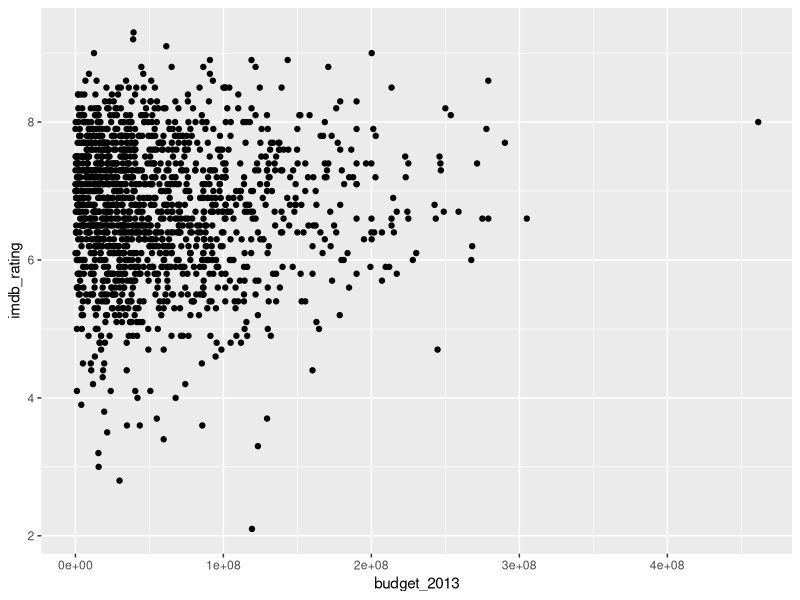
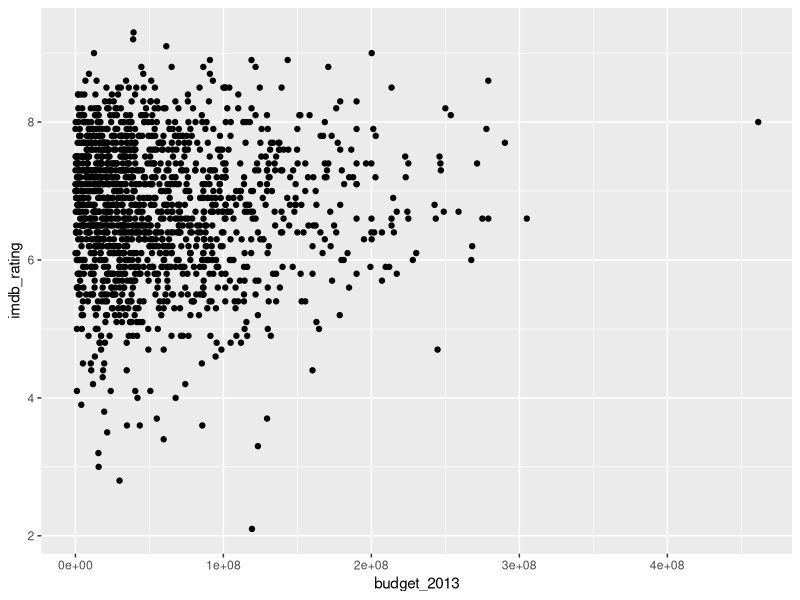
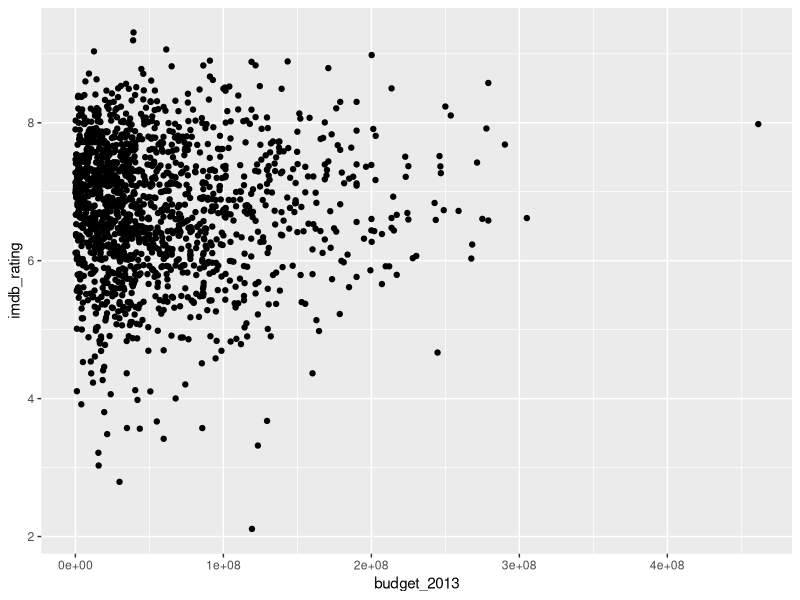
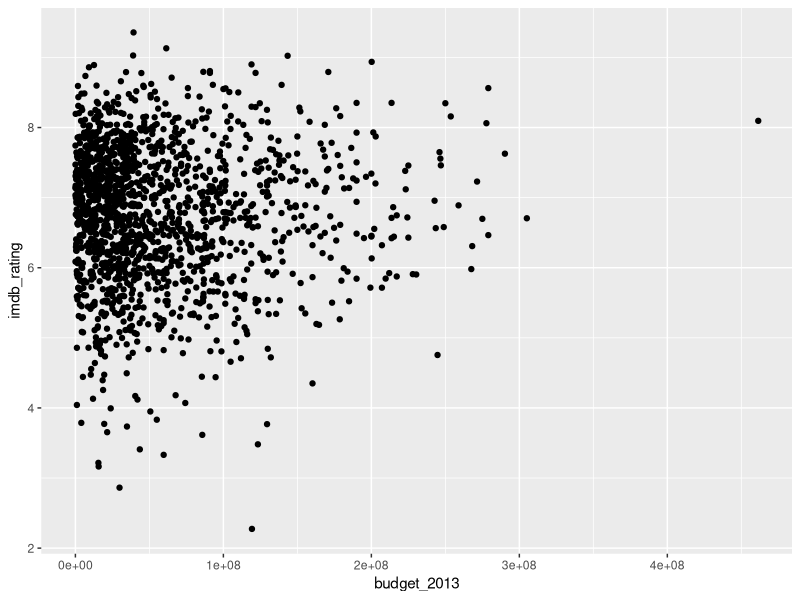
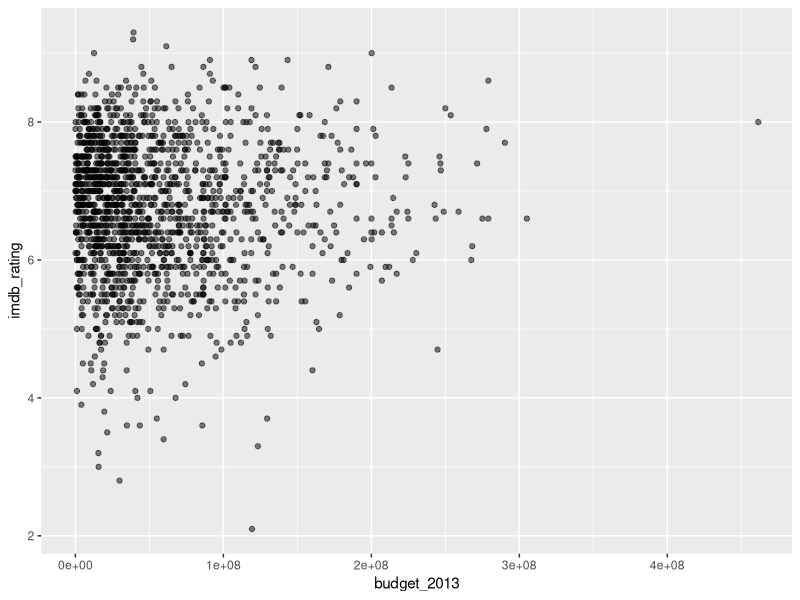
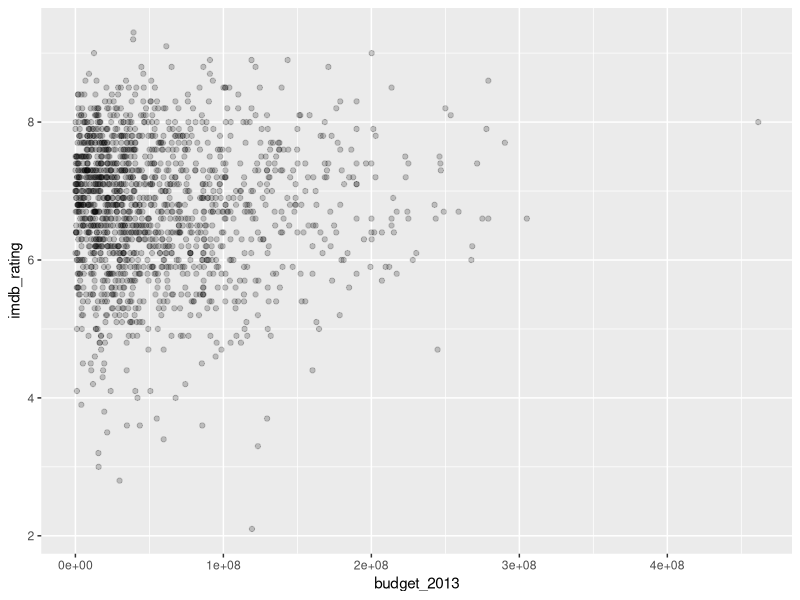
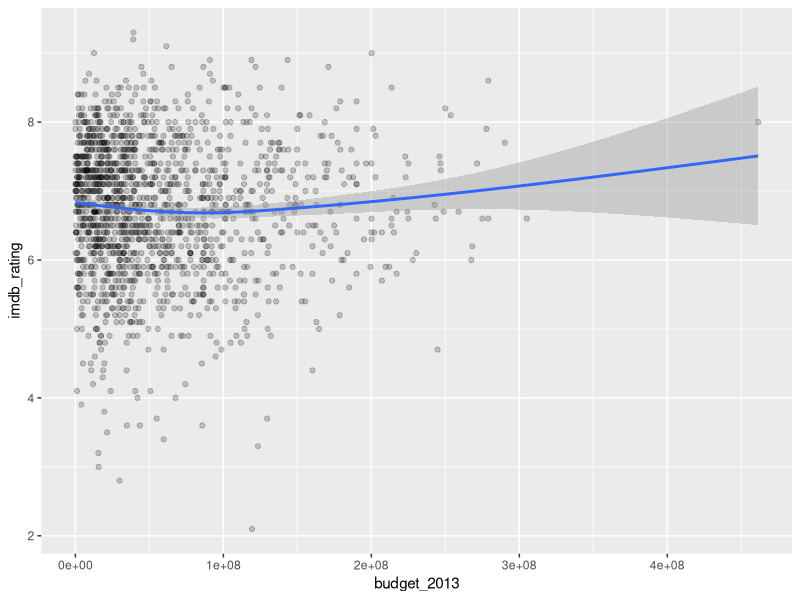
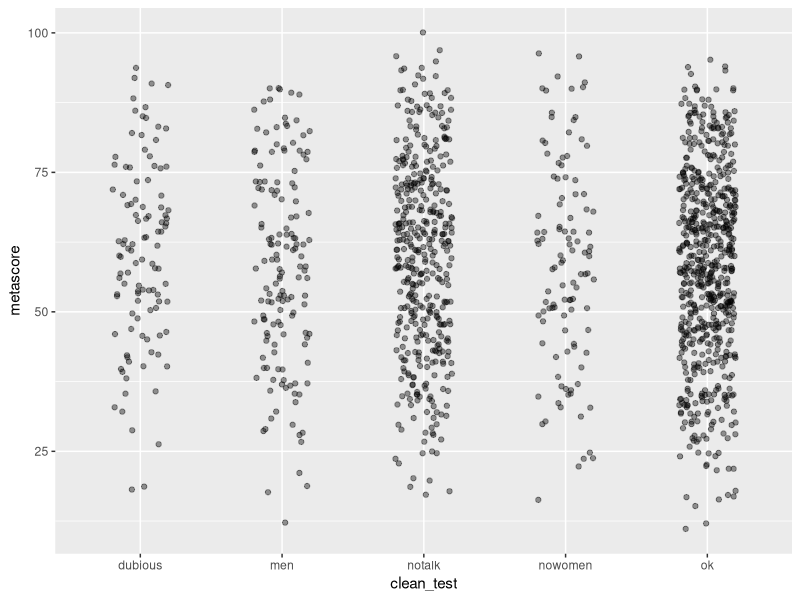

The R script that drew these images, in order: (Note: this script raises an error after producing the figures.)
## ---- chunk 1
set.seed(123)
options(digits = 3)

knitr::opts_chunk$set(
  collapse = TRUE,
  cache = FALSE,
  message = FALSE,
  warning = FALSE,
  out.width = "80%",
  fig.align = "center",
  fig.width = 6,
  fig.asp = 0.618 # 1 / phi
)
## ---- chunk 2
library(tidyverse)
## ---- chunk 3
bechdel <- read_csv(here::here("data", "bechdel.csv"))
## ---- chunk 4
glimpse(bechdel)
## ---- chunk 5
ggplot(data = bechdel, mapping = aes(x = budget_2013, y = imdb_rating)) +
  geom_point()
## ---- chunk 6
ggplot(data = bechdel, mapping = aes(x = budget_2013, y = imdb_rating)) +
  geom_point()
## ---- chunk 7
ggplot(data = bechdel, mapping = aes(x = budget_2013, y = imdb_rating)) +
  geom_jitter()
## ---- chunk 8
ggplot(data = bechdel, mapping = aes(x = budget_2013, y = imdb_rating)) +
  geom_jitter(
    width = 0.2,
    height = 0.2
  )
## ---- chunk 9
ggplot(data = bechdel, mapping = aes(x = budget_2013, y = imdb_rating)) +
  geom_point(alpha = 0.5)
## ---- chunk 10
ggplot(data = bechdel, mapping = aes(x = budget_2013, y = imdb_rating)) +
  geom_point(alpha = 0.2)
## ---- chunk 11
ggplot(data = bechdel, mapping = aes(x = budget_2013, y = imdb_rating)) +
  geom_point(alpha = 0.2) +
  geom_smooth()
## ---- chunk 12
ggplot(data = bechdel, mapping = aes(x = clean_test, y = metascore)) +
  geom_jitter(alpha = 0.4, width = 0.2)
## ---- chunk 13
ggplot(data = bechdel, mapping = aes(x = clean_test, y = metascore)) +
  geom_boxplot()
## ---- chunk 14
ggplot(data = bechdel, mapping = aes(x = clean_test, y = metascore)) +
  geom_boxplot(alpha = 0) +
  geom_jitter(
    alpha = 0.2,
    width = 0.2,
    height = 0.2
  )
## ---- chunk 15
ggplot(data = bechdel, mapping = aes(x = clean_test, y = metascore)) +
  geom_violin(alpha = 0) +
  geom_jitter(alpha = 0.4, width = 0.2)
## ---- chunk 16
ggplot(data = bechdel, mapping = aes(x = clean_test, y = budget_2013)) +
  geom_boxplot(alpha = 0) +
  geom_jitter(alpha = 0.1, width = 0.2)
## ---- chunk 17
ggplot(data = bechdel, mapping = aes(x = clean_test)) +
  geom_bar()
## ---- chunk 18
ggplot(data = bechdel, mapping = aes(x = clean_test)) +
  geom_bar(mapping = aes(fill = rated))
## ---- chunk 19
ggplot(data = bechdel, mapping = aes(x = clean_test)) +
  geom_bar(mapping = aes(fill = rated), position = "dodge")
## ---- chunk 20
ggplot(data = bechdel, mapping = aes(x = clean_test)) +
  geom_bar(mapping = aes(fill = rated), position = "dodge") +
  labs(
    title = "Number of films earning Bechdel scores by film rating",
    fill = "MPAA rating",
    x = "Bechdel test score",
    y = "Number of films"
  )
## ---- chunk 21
ggplot(data = bechdel, mapping = aes(x = budget_2013, y = imdb_rating)) +
  geom_point(alpha = 0.2)
## ---- chunk 22
ggplot(data = bechdel, mapping = aes(x = budget_2013, y = imdb_rating)) +
  geom_point(alpha = 0.2) +
  scale_x_log10()
## ---- chunk 23
library(scales)

ggplot(data = bechdel, mapping = aes(x = budget_2013, y = imdb_rating)) +
  geom_point(alpha = 0.2) +
  scale_x_log10(labels = dollar)
## ---- chunk 24
ggplot(data = bechdel, mapping = aes(x = clean_test)) +
  geom_bar(mapping = aes(fill = rated), position = "dodge") +
  scale_fill_brewer(palette = "Accent")
## ---- chunk 25
ggplot(data = bechdel, mapping = aes(x = clean_test)) +
  geom_bar() +
  facet_wrap(facets = vars(rated))
## ---- chunk 26
ggplot(data = bechdel, mapping = aes(y = clean_test)) +
  geom_bar() +
  facet_wrap(facets = vars(rated))
## ---- chunk 27
ggplot(data = bechdel, mapping = aes(y = clean_test)) +
  geom_bar() +
  facet_wrap(facets = vars(rated), scales = "free_x")
## ---- chunk 28
ggplot(data = bechdel, mapping = aes(y = clean_test)) +
  geom_bar(position = "dodge") +
  facet_wrap(facets = vars(rated), scales = "free_x") +
  theme_bw() +
  theme(panel.grid = element_blank())
## ---- chunk 29
ggplot(data = bechdel, mapping = aes(y = clean_test)) +
  geom_bar() +
  facet_wrap(facets = vars(rated), scales = "free_x") +
  theme_bw() +
  labs(
    title = "Number of films earning Bechdel scores by film rating",
    fill = "MPAA rating",
    x = "Bechdel test score",
    y = "Number of films"
  )
## ---- chunk 30
ggplot(data = bechdel, mapping = aes(y = clean_test)) +
  geom_bar() +
  facet_wrap(facets = vars(rated), scales = "free_x") +
  theme_bw() +
  labs(
    title = "Number of films earning Bechdel scores by film rating",
    fill = "MPAA rating",
    x = "Bechdel test score",
    y = "Number of films"
  ) +
  theme(text = element_text(size = 14))
## ---- chunk 31
ggplot(data = bechdel, mapping = aes(y = clean_test)) +
  geom_bar() +
  facet_wrap(facets = vars(rated), scales = "free_x") +
  theme_bw() +
  labs(
    title = "Number of films earning Bechdel scores\nby film rating",
    fill = "MPAA rating",
    x = "Bechdel test score",
    y = "Number of films"
  ) +
  theme(text = element_text(size = 14),
        axis.text.x = element_text(color = "grey50"),
        axis.text.y = element_text(color = "grey50"))
## ---- chunk 32
theme_bw_custom <- theme_bw() +
  theme(text = element_text(size = 14),
        axis.text.x = element_text(color = "grey50"),
        axis.text.y = element_text(color = "grey50"),
        plot.title = element_text(hjust = 0.5))

ggplot(data = bechdel, mapping = aes(y = clean_test)) +
  geom_bar() +
  facet_wrap(facets = vars(rated), scales = "free_x") +
  theme_bw() +
  labs(
    title = "Number of films earning Bechdel scores\nby film rating",
    fill = "MPAA rating",
    x = "Bechdel test score",
    y = "Number of films"
  ) +
  theme_bw_custom
## ---- chunk 33
sessioninfo::session_info()
